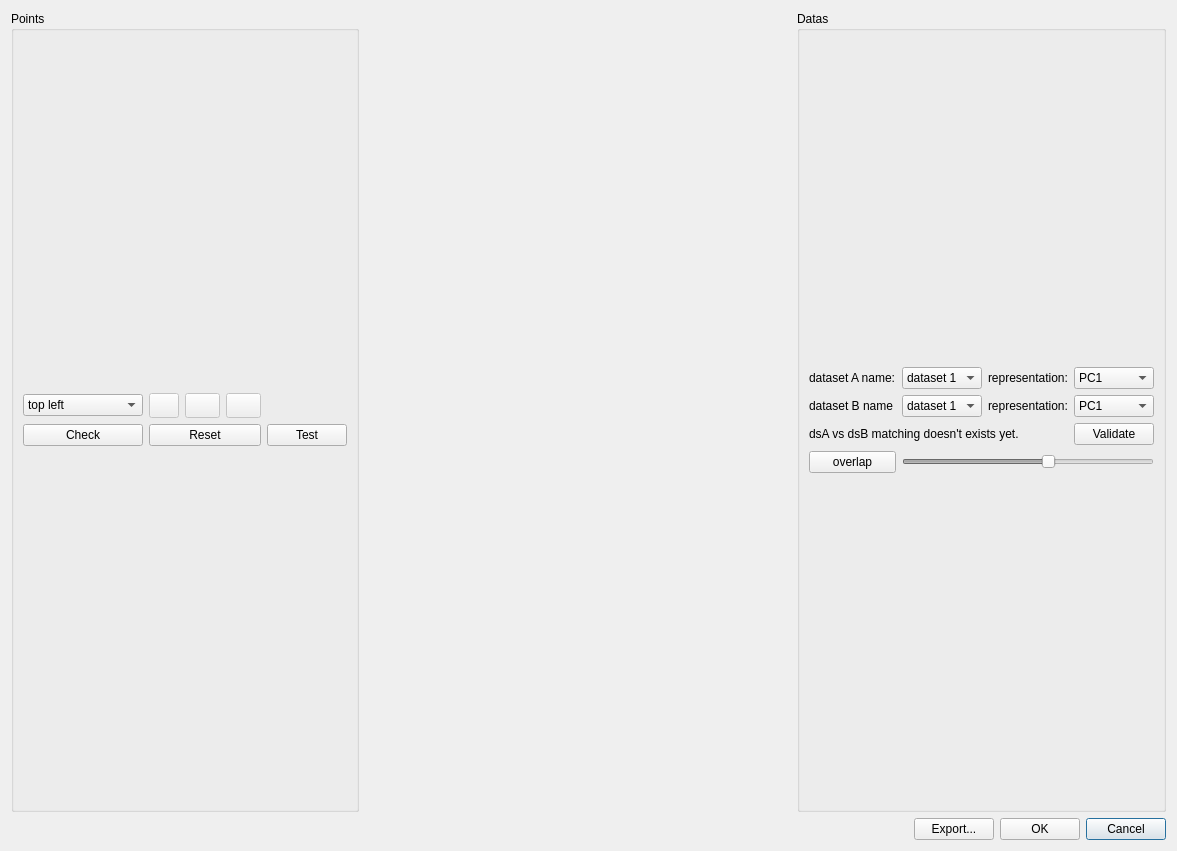
<?xml version="1.0" encoding="UTF-8"?>
<ui version="4.0">
 <class>Dialog</class>
 <widget class="QDialog" name="Dialog">
  <property name="geometry">
   <rect>
    <x>0</x>
    <y>0</y>
    <width>1177</width>
    <height>851</height>
   </rect>
  </property>
  <property name="windowTitle">
   <string>Dialog</string>
  </property>
  <layout class="QGridLayout" name="gridLayout_2">
   <item row="3" column="0">
    <layout class="QGridLayout" name="gridLayout_3">
     <item row="0" column="0">
      <spacer name="horizontalSpacer_4">
       <property name="orientation">
        <enum>Qt::Horizontal</enum>
       </property>
       <property name="sizeHint" stdset="0">
        <size>
         <width>40</width>
         <height>20</height>
        </size>
       </property>
      </spacer>
     </item>
     <item row="0" column="3">
      <widget class="QPushButton" name="button_cancel">
       <property name="text">
        <string>Cancel</string>
       </property>
      </widget>
     </item>
     <item row="0" column="2">
      <widget class="QPushButton" name="button_ok">
       <property name="text">
        <string>OK</string>
       </property>
      </widget>
     </item>
     <item row="0" column="1">
      <widget class="QPushButton" name="pushButton_export">
       <property name="text">
        <string>Export...</string>
       </property>
      </widget>
     </item>
    </layout>
   </item>
   <item row="2" column="0">
    <layout class="QGridLayout" name="mainLayout"/>
   </item>
   <item row="0" column="0">
    <layout class="QHBoxLayout" name="horizontalLayout">
     <item>
      <widget class="QGroupBox" name="groupBox_2">
       <property name="title">
        <string>Points</string>
       </property>
       <layout class="QGridLayout" name="gridLayout_7">
        <item row="0" column="0">
         <layout class="QGridLayout" name="gridLayout_6">
          <item row="0" column="0">
           <widget class="QComboBox" name="comboBox_selectedPoint">
            <property name="minimumSize">
             <size>
              <width>120</width>
              <height>0</height>
             </size>
            </property>
            <item>
             <property name="text">
              <string>top left</string>
             </property>
            </item>
            <item>
             <property name="text">
              <string>top right</string>
             </property>
            </item>
            <item>
             <property name="text">
              <string>bottom right</string>
             </property>
            </item>
            <item>
             <property name="text">
              <string>bottom left</string>
             </property>
            </item>
           </widget>
          </item>
          <item row="1" column="0">
           <widget class="QPushButton" name="button_check">
            <property name="text">
             <string>Check</string>
            </property>
            <property name="checkable">
             <bool>true</bool>
            </property>
           </widget>
          </item>
          <item row="0" column="1">
           <layout class="QGridLayout" name="gridLayout_8">
            <item row="0" column="0">
             <widget class="QPushButton" name="button_addPoint">
              <property name="enabled">
               <bool>false</bool>
              </property>
              <property name="minimumSize">
               <size>
                <width>25</width>
                <height>25</height>
               </size>
              </property>
              <property name="maximumSize">
               <size>
                <width>30</width>
                <height>16777215</height>
               </size>
              </property>
              <property name="text">
               <string/>
              </property>
              <property name="icon">
               <iconset>
                <normaloff>../../bin/icons/add.png</normaloff>../../bin/icons/add.png</iconset>
              </property>
             </widget>
            </item>
            <item row="0" column="1">
             <widget class="QPushButton" name="button_editPoint">
              <property name="enabled">
               <bool>false</bool>
              </property>
              <property name="minimumSize">
               <size>
                <width>0</width>
                <height>25</height>
               </size>
              </property>
              <property name="maximumSize">
               <size>
                <width>35</width>
                <height>16777215</height>
               </size>
              </property>
              <property name="text">
               <string/>
              </property>
              <property name="icon">
               <iconset>
                <normaloff>../../bin/icons/edit.png</normaloff>../../bin/icons/edit.png</iconset>
              </property>
             </widget>
            </item>
            <item row="0" column="2">
             <widget class="QPushButton" name="button_delPoint">
              <property name="enabled">
               <bool>false</bool>
              </property>
              <property name="minimumSize">
               <size>
                <width>0</width>
                <height>25</height>
               </size>
              </property>
              <property name="maximumSize">
               <size>
                <width>35</width>
                <height>16777215</height>
               </size>
              </property>
              <property name="text">
               <string/>
              </property>
              <property name="icon">
               <iconset>
                <normaloff>../../bin/icons/trash.png</normaloff>../../bin/icons/trash.png</iconset>
              </property>
             </widget>
            </item>
           </layout>
          </item>
          <item row="1" column="1">
           <widget class="QPushButton" name="button_reinit">
            <property name="text">
             <string>Reset</string>
            </property>
           </widget>
          </item>
          <item row="1" column="2">
           <widget class="QPushButton" name="button_test">
            <property name="text">
             <string>Test</string>
            </property>
           </widget>
          </item>
         </layout>
        </item>
       </layout>
      </widget>
     </item>
     <item>
      <spacer name="horizontalSpacer">
       <property name="orientation">
        <enum>Qt::Horizontal</enum>
       </property>
       <property name="sizeHint" stdset="0">
        <size>
         <width>40</width>
         <height>20</height>
        </size>
       </property>
      </spacer>
     </item>
     <item>
      <widget class="QGroupBox" name="groupBox">
       <property name="title">
        <string>Datas</string>
       </property>
       <layout class="QGridLayout" name="gridLayout_5">
        <item row="0" column="0">
         <layout class="QGridLayout" name="gridLayout">
          <item row="1" column="4">
           <widget class="QLabel" name="label_4">
            <property name="text">
             <string>dataset B name</string>
            </property>
           </widget>
          </item>
          <item row="1" column="6">
           <widget class="QLabel" name="label_5">
            <property name="text">
             <string>representation:</string>
            </property>
           </widget>
          </item>
          <item row="1" column="5">
           <widget class="QComboBox" name="combo_dsB">
            <item>
             <property name="text">
              <string>dataset 1</string>
             </property>
            </item>
            <item>
             <property name="text">
              <string>dataset 2</string>
             </property>
            </item>
            <item>
             <property name="text">
              <string>dataset 3</string>
             </property>
            </item>
            <item>
             <property name="text">
              <string>dataset 4</string>
             </property>
            </item>
           </widget>
          </item>
          <item row="1" column="7">
           <widget class="QComboBox" name="combo_dsB_repr">
            <item>
             <property name="text">
              <string>PC1</string>
             </property>
            </item>
            <item>
             <property name="text">
              <string>PC2</string>
             </property>
            </item>
            <item>
             <property name="text">
              <string>PC3</string>
             </property>
            </item>
            <item>
             <property name="text">
              <string>raw RGB</string>
             </property>
            </item>
           </widget>
          </item>
          <item row="0" column="6">
           <widget class="QLabel" name="label_3">
            <property name="text">
             <string>representation:</string>
            </property>
           </widget>
          </item>
          <item row="0" column="7">
           <widget class="QComboBox" name="combo_dsA_repr">
            <item>
             <property name="text">
              <string>PC1</string>
             </property>
            </item>
            <item>
             <property name="text">
              <string>PC2</string>
             </property>
            </item>
            <item>
             <property name="text">
              <string>PC3</string>
             </property>
            </item>
            <item>
             <property name="text">
              <string>PC4</string>
             </property>
            </item>
            <item>
             <property name="text">
              <string>PC5</string>
             </property>
            </item>
           </widget>
          </item>
          <item row="3" column="5" colspan="3">
           <widget class="QSlider" name="slider_alpha">
            <property name="enabled">
             <bool>false</bool>
            </property>
            <property name="maximum">
             <number>255</number>
            </property>
            <property name="value">
             <number>150</number>
            </property>
            <property name="orientation">
             <enum>Qt::Horizontal</enum>
            </property>
           </widget>
          </item>
          <item row="0" column="4">
           <widget class="QLabel" name="label_2">
            <property name="text">
             <string>dataset A name:</string>
            </property>
           </widget>
          </item>
          <item row="3" column="4">
           <widget class="QPushButton" name="button_overlap">
            <property name="text">
             <string>overlap</string>
            </property>
            <property name="checkable">
             <bool>true</bool>
            </property>
           </widget>
          </item>
          <item row="0" column="5">
           <widget class="QComboBox" name="combo_dsA">
            <item>
             <property name="text">
              <string>dataset 1</string>
             </property>
            </item>
            <item>
             <property name="text">
              <string>dataset 2</string>
             </property>
            </item>
            <item>
             <property name="text">
              <string>dataset 3</string>
             </property>
            </item>
           </widget>
          </item>
          <item row="2" column="4" colspan="3">
           <widget class="QLabel" name="label_matching">
            <property name="text">
             <string>dsA vs dsB matching doesn't exists yet.</string>
            </property>
           </widget>
          </item>
          <item row="2" column="7">
           <widget class="QPushButton" name="button_validate_matching">
            <property name="text">
             <string>Validate</string>
            </property>
           </widget>
          </item>
         </layout>
        </item>
       </layout>
      </widget>
     </item>
    </layout>
   </item>
  </layout>
 </widget>
 <resources/>
 <connections/>
</ui>
